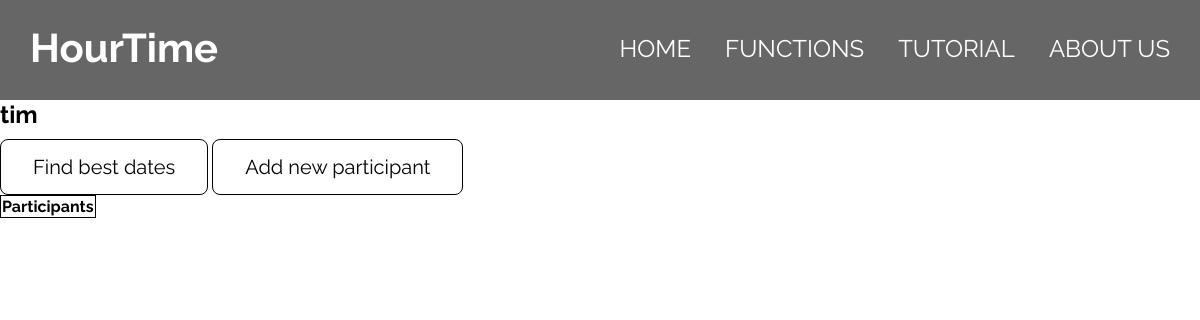
The page /find_event?event_id=3 on the database as committed earlier.
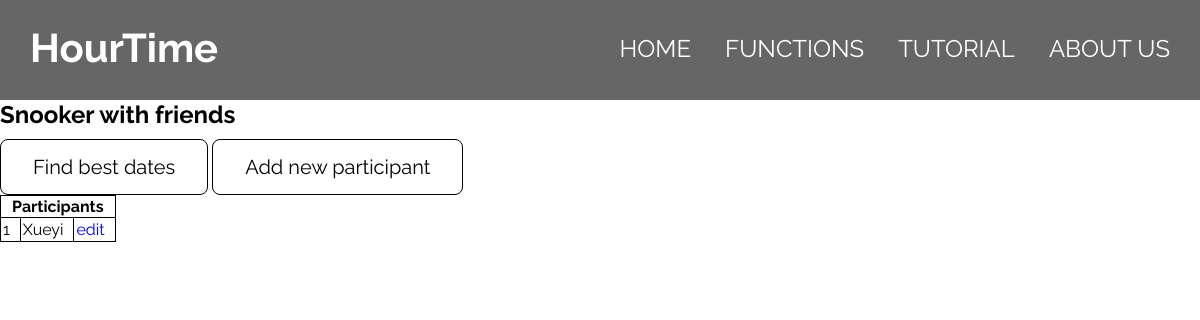
The same page on the database as committed later.
### main.py (models this page shows, shortened)
class Event(db.Model):
    id = db.Column(db.Integer, primary_key=True)
    title = db.Column(db.String(100))
    dates = db.relationship("Date", cascade="all, delete-orphan", backref="event")
    people = db.relationship("Person", cascade="all, delete-orphan", backref="event")

class Person(db.Model):
    id = db.Column(db.Integer, primary_key=True)
    name = db.Column(db.String(50))
    event_id = db.Column(db.Integer, db.ForeignKey("event.id"))
    busy_dates = db.relationship("Busy_date", cascade="all, delete-orphan", backref="person")

### main.py (the view)
@app.route("/find_event")
def find_event():
    if request.args.get("event_id") != None:
        event_id = request.args.get("event_id")
        event = Event.query.filter_by(id=event_id).first()
        return render_template("event_page.html", event=event, n_people=len(event.people))
    else:
        return render_template("find_event.html")

### templates/event_page.html (shortened to what this page needs)
{% extends "base.html" %}
{% block navright %}
<li><a href="/">Home</a></li>
<li><a href="/functions" class="active">Functions</a></li>
<li><a href="/tutorial">Tutorial</a></li>
<li><a href="/about">About Us</a></li>
{% endblock %}
{% block content %}
<h2>{{event.title}}</h2>
<a href="/find_best_dates?id={{event.id}}" class="button">Find best dates</a>
<a href="/add_new_participant?event_id={{event.id}}" class="button">Add new participant</a>
<table border="1">
    <th colspan="3">Participants</th>
    {% for i in range(0, n_people) %}
    <tr>
        <td>
            {{i+1}}
        </td>
        <td>
            {{event.people[i].name}}
        </td>
        <td>
            <a href="/edit_participant?person_id={{event.people[i].id}}">edit</a>
        </td>
    </tr>
    {% endfor %}
</table>
{% endblock %}

Rows that differ between the two databases and show on the page:
changed Event: title "tim" → "Snooker with friends"
added Person: name "Xueyi"
Other text that changed with them:
new list line: "1 edit"
